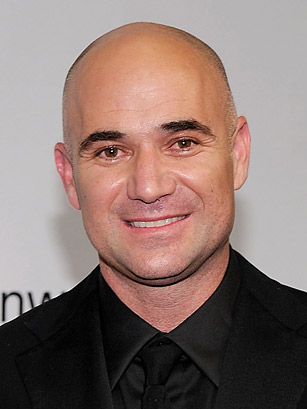
//> input picture test.jpg, 307 x 409 px
$ ./main   (built with g++ and OpenCV 4)
//> lines starting //> are read from the running program, lines starting //| are printed output that depends on the picture; after the words box and inside, x2 and y2 are one past the last pixel; in counts of white or black regions, pixels touching at a corner belong together
#include<iostream>
#include<opencv2\opencv.hpp>
#include<opencv2/core/core.hpp>
#include<opencv2/highgui/highgui.hpp>
using namespace std;
using namespace cv;


void YCgCr(double b, double g, double r, double &y, double &cg, double& cr)
{
	y = 16 + 0.256*r + 0.5041*g + 0.0979*b;
	cg = 128 - 0.3180*r - 0.4392*g - 0.1212*b;
	cr = 128 + 0.4392*r - 0.3677*g - 0.0714*b;

}
void Dilation(Mat & src,int dilationElem,int dilationSize)
{
	Mat temp;
	int dilationType;
	if (dilationElem == 0){ dilationType = MORPH_RECT; }
	else if (dilationElem == 1){ dilationType = MORPH_CROSS; }
	else if (dilationElem == 2) { dilationType = MORPH_ELLIPSE; }

	Mat element = getStructuringElement(dilationType,
		Size(2 * dilationSize + 1, 2 * dilationSize + 1),
		Point(dilationSize, dilationSize));
	/// Apply the dilation operation
	dilate(src, src, element);

}
Mat lightening(Mat img)
{
	Mat src,dst,ycrcb;
	vector<Mat> channels;
	img.copyTo(src);

	if (img.channels() == 3){
		cout << "converting to gray from 3\n";
		//convert to 1 channel because of equalizehist
		cvtColor(src, ycrcb, CV_BGR2YCrCb);
		split(ycrcb, channels);

		//apply histogram equalization to light the pic
		//there is another algorithms like reference white ( it is slow )
		//so i decided to use histogram equalization instead
		equalizeHist(channels[0], channels[0]);
		//merge 3 channels together and convert to BGR again
		merge(channels, ycrcb);
		cvtColor(ycrcb, dst, CV_YCrCb2BGR);
	}
	else if (img.channels() == 4){
		cout << "Error it is BGRA image \n";
	//	cvtColor(src, src, CV_BGRA2HSV);
	}

	return dst;
}
void skinDetection(Mat img, Mat& binImg)
{
	double y, cg, cr;
	vector<Mat>channels;
	split(img, channels);
	//here i will segment the picture to skin regions and non skin regions
	for (int i = 0; i < img.rows; i++)
	{
		for (int j = 0; j < img.cols; j++)
		{
			//1-transform to Cg-Cr plane
			YCgCr(img.at<Vec3b>(i, j)[0], img.at<Vec3b>(i, j)[1], img.at<Vec3b>(i, j)[2], y, cg, cr);
			//2-check if it is a skkin rigion or not
			if ((y > 80) && (cr < 175) && (cr>135))
			{
				//skin region
				binImg.at<Vec3b>(i, j)[0] =255;
				binImg.at<Vec3b>(i, j)[1] =255;
				binImg.at<Vec3b>(i, j)[2] =255;
			}
			else
			{
				//non skin region
				binImg.at<Vec3b>(i, j)[0] = 0;
				binImg.at<Vec3b>(i, j)[1] = 0;
				binImg.at<Vec3b>(i, j)[2] = 0;
			}

		}

	}


}

void AdaBoost(Mat & img)
{

}
void faceDetection(Mat img, Mat & binImg)
{
	Mat temp;
	//1- lightening
	binImg=lightening(img);
	//get the lightening img to the rignal one to deal with it
	img = binImg;
	img.copyTo(temp);
	//2-skin detection
	skinDetection(img, binImg);
    //3-morphological operation
	Dilation(binImg,0,2);
	//4-AdaBoost algo
}
int main(int argc, char** argv)
{
	//define matrices and variables
	Mat img,binImg;

	// load image
	img = imread("test.jpg", -1);
//> img is the input picture: 409 rows x 307 cols, CV_8UC3; mean B, G, R 112.1, 118, 138.8
	//resize the original image to suitable size
	resize(img, img, Size(500,500));
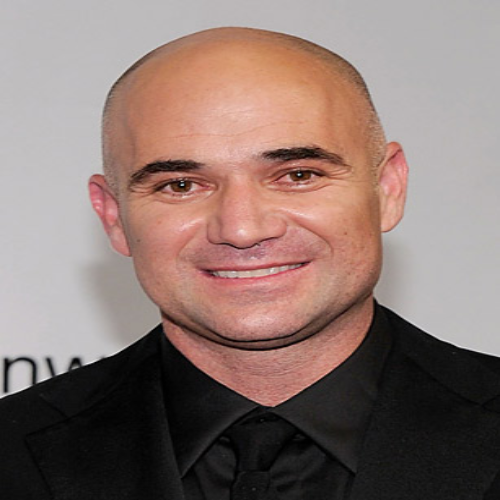
//> img: 500 rows x 500 cols, CV_8UC3; mean B, G, R 112, 117.9, 138.7

	//apply face detection
	faceDetection(img,binImg);
//> in lightening, `cvtColor(src, ycrcb, CV_BGR2YCrCb);`: ycrcb: 500 rows x 500 cols, CV_8UC3; mean of channels 0, 1, 2 123.5, 138.9, 121.5
//> in lightening, `split(ycrcb, channels);`:
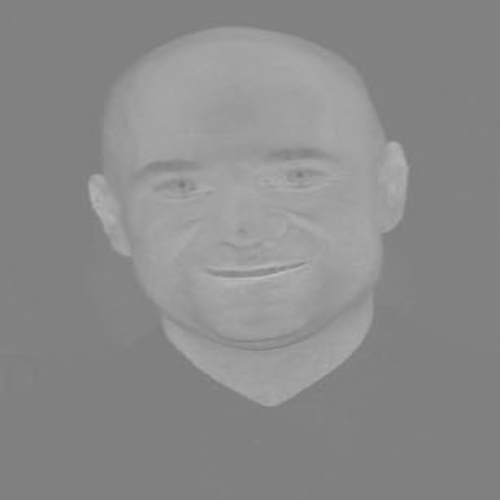
//> channels[1]: 500 rows x 500 cols, CV_8UC1; min 119, max 196, mean 138.9
//> in lightening, `merge(channels, ycrcb);`: ycrcb: 500 rows x 500 cols, CV_8UC3; mean of channels 0, 1, 2 129, 138.9, 121.5
//> in lightening, `cvtColor(ycrcb, dst, CV_YCrCb2BGR);`:
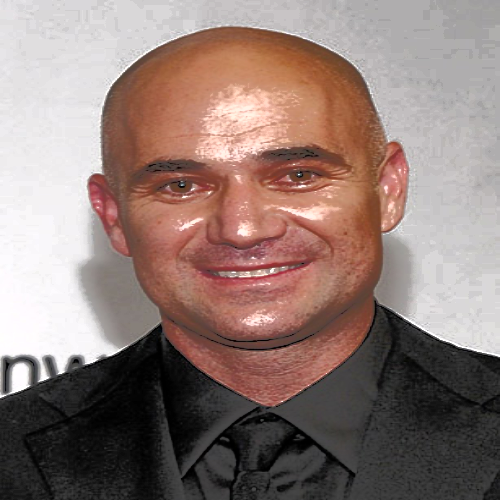
//> dst: 500 rows x 500 cols, CV_8UC3; mean B, G, R 117.5, 123.4, 144
//> in skinDetection, `split(img, channels);`:
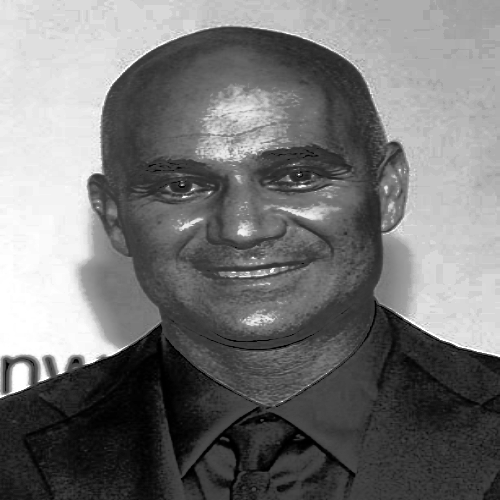
//> channels[0]: 500 rows x 500 cols, CV_8UC1; min 0, max 255, mean 117.5
//> in skinDetection, `split(img, channels);`:
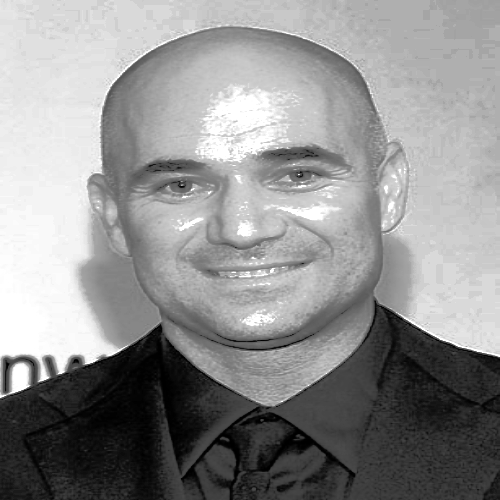
//> channels[2]: 500 rows x 500 cols, CV_8UC1; min 0, max 255, mean 144
//> the loop in skinDetection, `for (int i = 0; i < img.rows; i++)` made 500 passes
//> (y, cg, cr) on passes 1 to 3: (151.5, -10.91, 128.7), (152.4, -11.79, 128.7), (152.4, -11.79, 128.7)
//> after the loop in skinDetection, `for (int i = 0; i < img.rows; i++)`:
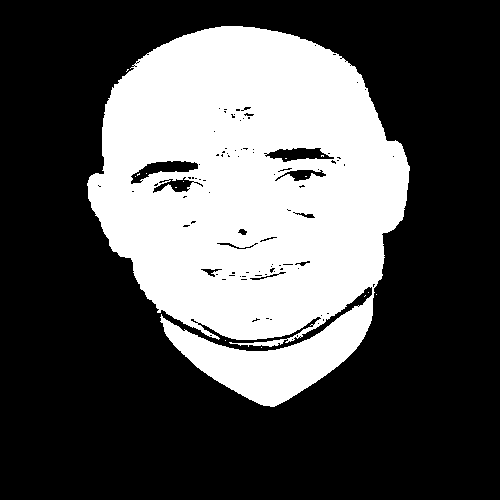
//> binImg: 500 rows x 500 cols, CV_8UC3; 33.2% white; 15 white regions (14 under 20 px), largest, box (x1, y1, x2, y2) and area: (87, 26, 410, 407) 82911
//> after the loop in skinDetection, `for (int i = 0; i < img.rows; i++)`: y = 38.31; cg = 105.2; cr = 128
//> in Dilation, `dilate(src, src, element);`:
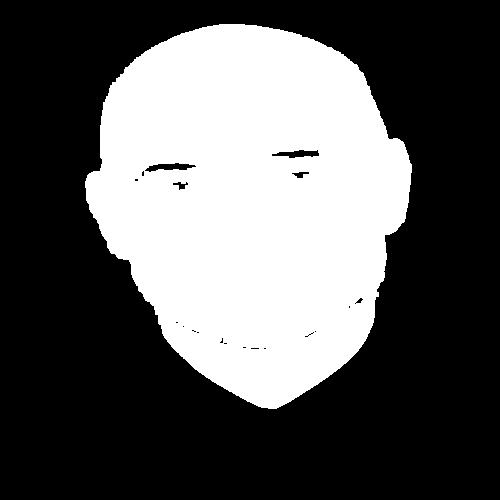
//> src: 500 rows x 500 cols, CV_8UC3; 35.7% white; 1 white region, box (x1, y1, x2, y2) and area: (85, 24, 412, 409) 89313

	//dispaly images
	namedWindow("Original Image", WINDOW_AUTOSIZE);// Create a window for display.
	imshow("Original Image", img);

	namedWindow("Binary Image", WINDOW_AUTOSIZE);// Create a window for display.
	imshow("Binary Image", binImg);
	waitKey(0);
	return 0;
}
